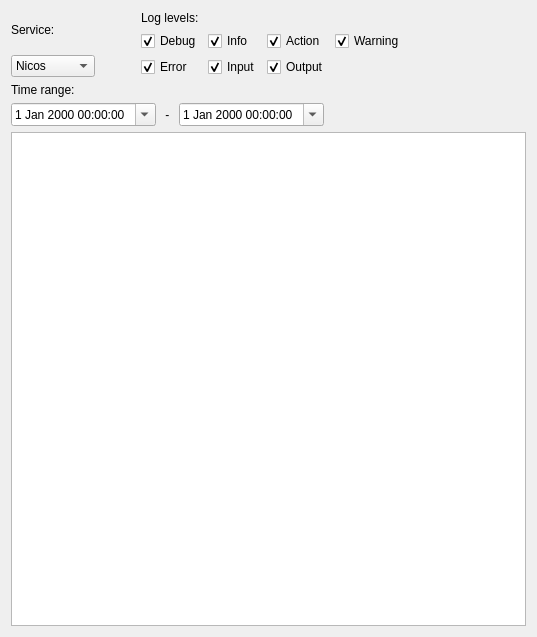
<?xml version="1.0" encoding="UTF-8"?>
<ui version="4.0">
 <class>LogViewerWindow</class>
 <widget class="QWidget" name="LogViewerWindow">
  <property name="geometry">
   <rect>
    <x>0</x>
    <y>0</y>
    <width>537</width>
    <height>637</height>
   </rect>
  </property>
  <property name="windowTitle">
   <string>Form</string>
  </property>
  <layout class="QGridLayout" name="gridLayout_5">
   <item row="0" column="0">
    <layout class="QGridLayout" name="gridLayout_4">
     <item row="0" column="2">
      <layout class="QGridLayout" name="gridLayout">
       <item row="3" column="2">
        <widget class="QCheckBox" name="levelOutputCheckBox">
         <property name="text">
          <string>Output</string>
         </property>
         <property name="checked">
          <bool>true</bool>
         </property>
        </widget>
       </item>
       <item row="1" column="1">
        <widget class="QCheckBox" name="levelInfoCheckBox">
         <property name="text">
          <string>Info</string>
         </property>
         <property name="checked">
          <bool>true</bool>
         </property>
        </widget>
       </item>
       <item row="1" column="2">
        <widget class="QCheckBox" name="levelActionCheckBox">
         <property name="text">
          <string>Action</string>
         </property>
         <property name="checked">
          <bool>true</bool>
         </property>
        </widget>
       </item>
       <item row="1" column="3">
        <widget class="QCheckBox" name="levelWarningCheckBox">
         <property name="text">
          <string>Warning</string>
         </property>
         <property name="checked">
          <bool>true</bool>
         </property>
        </widget>
       </item>
       <item row="3" column="0">
        <widget class="QCheckBox" name="levelErrorCheckBox">
         <property name="text">
          <string>Error</string>
         </property>
         <property name="checked">
          <bool>true</bool>
         </property>
        </widget>
       </item>
       <item row="3" column="1">
        <widget class="QCheckBox" name="levelInputCheckBox">
         <property name="text">
          <string>Input</string>
         </property>
         <property name="checked">
          <bool>true</bool>
         </property>
        </widget>
       </item>
       <item row="0" column="0">
        <widget class="QLabel" name="label_2">
         <property name="text">
          <string>Log levels:</string>
         </property>
        </widget>
       </item>
       <item row="1" column="0">
        <widget class="QCheckBox" name="levelDebugCheckBox">
         <property name="text">
          <string>Debug</string>
         </property>
         <property name="checked">
          <bool>true</bool>
         </property>
        </widget>
       </item>
       <item row="1" column="4">
        <spacer name="horizontalSpacer_2">
         <property name="orientation">
          <enum>Qt::Horizontal</enum>
         </property>
         <property name="sizeHint" stdset="0">
          <size>
           <width>40</width>
           <height>20</height>
          </size>
         </property>
        </spacer>
       </item>
      </layout>
     </item>
     <item row="0" column="0">
      <layout class="QGridLayout" name="gridLayout_2">
       <item row="0" column="0">
        <widget class="QLabel" name="label">
         <property name="text">
          <string>Service:</string>
         </property>
        </widget>
       </item>
       <item row="1" column="0">
        <widget class="QComboBox" name="serviceComboBox">
         <item>
          <property name="text">
           <string>Nicos</string>
          </property>
         </item>
         <item>
          <property name="text">
           <string>Cache</string>
          </property>
         </item>
         <item>
          <property name="text">
           <string>Daemon</string>
          </property>
         </item>
         <item>
          <property name="text">
           <string>Elog</string>
          </property>
         </item>
         <item>
          <property name="text">
           <string>Poller</string>
          </property>
         </item>
         <item>
          <property name="text">
           <string>Watchdog</string>
          </property>
         </item>
         <item>
          <property name="text">
           <string>Monitor</string>
          </property>
         </item>
        </widget>
       </item>
      </layout>
     </item>
     <item row="0" column="1">
      <spacer name="horizontalSpacer">
       <property name="orientation">
        <enum>Qt::Horizontal</enum>
       </property>
       <property name="sizeType">
        <enum>QSizePolicy::Fixed</enum>
       </property>
       <property name="sizeHint" stdset="0">
        <size>
         <width>40</width>
         <height>20</height>
        </size>
       </property>
      </spacer>
     </item>
    </layout>
   </item>
   <item row="1" column="0">
    <layout class="QGridLayout" name="gridLayout_3">
     <item row="0" column="0">
      <widget class="QLabel" name="label_3">
       <property name="text">
        <string>Time range:</string>
       </property>
      </widget>
     </item>
     <item row="1" column="1">
      <widget class="QLabel" name="label_4">
       <property name="text">
        <string> - </string>
       </property>
      </widget>
     </item>
     <item row="1" column="0">
      <widget class="QDateTimeEdit" name="dateTimeEditFrom">
       <property name="calendarPopup">
        <bool>true</bool>
       </property>
      </widget>
     </item>
     <item row="1" column="2">
      <widget class="QDateTimeEdit" name="dateTimeEditTo">
       <property name="calendarPopup">
        <bool>true</bool>
       </property>
      </widget>
     </item>
     <item row="1" column="3">
      <spacer name="horizontalSpacer_3">
       <property name="orientation">
        <enum>Qt::Horizontal</enum>
       </property>
       <property name="sizeHint" stdset="0">
        <size>
         <width>40</width>
         <height>20</height>
        </size>
       </property>
      </spacer>
     </item>
    </layout>
   </item>
   <item row="2" column="0">
    <widget class="QTextEdit" name="logContent">
     <property name="readOnly">
      <bool>true</bool>
     </property>
    </widget>
   </item>
  </layout>
 </widget>
 <resources/>
 <connections>
  <connection>
   <sender>serviceComboBox</sender>
   <signal>currentIndexChanged(QString)</signal>
   <receiver>LogViewerWindow</receiver>
   <slot>updateView()</slot>
   <hints>
    <hint type="sourcelabel">
     <x>98</x>
     <y>70</y>
    </hint>
    <hint type="destinationlabel">
     <x>132</x>
     <y>88</y>
    </hint>
   </hints>
  </connection>
  <connection>
   <sender>levelDebugCheckBox</sender>
   <signal>toggled(bool)</signal>
   <receiver>LogViewerWindow</receiver>
   <slot>updateView()</slot>
   <hints>
    <hint type="sourcelabel">
     <x>216</x>
     <y>45</y>
    </hint>
    <hint type="destinationlabel">
     <x>481</x>
     <y>90</y>
    </hint>
   </hints>
  </connection>
  <connection>
   <sender>levelErrorCheckBox</sender>
   <signal>toggled(bool)</signal>
   <receiver>LogViewerWindow</receiver>
   <slot>updateView()</slot>
   <hints>
    <hint type="sourcelabel">
     <x>184</x>
     <y>68</y>
    </hint>
    <hint type="destinationlabel">
     <x>541</x>
     <y>52</y>
    </hint>
   </hints>
  </connection>
  <connection>
   <sender>levelInfoCheckBox</sender>
   <signal>toggled(bool)</signal>
   <receiver>LogViewerWindow</receiver>
   <slot>updateView()</slot>
   <hints>
    <hint type="sourcelabel">
     <x>286</x>
     <y>41</y>
    </hint>
    <hint type="destinationlabel">
     <x>541</x>
     <y>42</y>
    </hint>
   </hints>
  </connection>
  <connection>
   <sender>levelInputCheckBox</sender>
   <signal>toggled(bool)</signal>
   <receiver>LogViewerWindow</receiver>
   <slot>updateView()</slot>
   <hints>
    <hint type="sourcelabel">
     <x>279</x>
     <y>68</y>
    </hint>
    <hint type="destinationlabel">
     <x>541</x>
     <y>99</y>
    </hint>
   </hints>
  </connection>
  <connection>
   <sender>levelActionCheckBox</sender>
   <signal>toggled(bool)</signal>
   <receiver>LogViewerWindow</receiver>
   <slot>updateView()</slot>
   <hints>
    <hint type="sourcelabel">
     <x>361</x>
     <y>42</y>
    </hint>
    <hint type="destinationlabel">
     <x>541</x>
     <y>73</y>
    </hint>
   </hints>
  </connection>
  <connection>
   <sender>levelOutputCheckBox</sender>
   <signal>toggled(bool)</signal>
   <receiver>LogViewerWindow</receiver>
   <slot>updateView()</slot>
   <hints>
    <hint type="sourcelabel">
     <x>368</x>
     <y>72</y>
    </hint>
    <hint type="destinationlabel">
     <x>541</x>
     <y>89</y>
    </hint>
   </hints>
  </connection>
  <connection>
   <sender>levelWarningCheckBox</sender>
   <signal>toggled(bool)</signal>
   <receiver>LogViewerWindow</receiver>
   <slot>updateView()</slot>
   <hints>
    <hint type="sourcelabel">
     <x>469</x>
     <y>50</y>
    </hint>
    <hint type="destinationlabel">
     <x>541</x>
     <y>112</y>
    </hint>
   </hints>
  </connection>
  <connection>
   <sender>dateTimeEditTo</sender>
   <signal>editingFinished()</signal>
   <receiver>LogViewerWindow</receiver>
   <slot>updateView()</slot>
   <hints>
    <hint type="sourcelabel">
     <x>347</x>
     <y>131</y>
    </hint>
    <hint type="destinationlabel">
     <x>541</x>
     <y>148</y>
    </hint>
   </hints>
  </connection>
  <connection>
   <sender>dateTimeEditFrom</sender>
   <signal>editingFinished()</signal>
   <receiver>LogViewerWindow</receiver>
   <slot>updateView()</slot>
   <hints>
    <hint type="sourcelabel">
     <x>66</x>
     <y>134</y>
    </hint>
    <hint type="destinationlabel">
     <x>541</x>
     <y>173</y>
    </hint>
   </hints>
  </connection>
  <connection>
   <sender>dateTimeEditFrom</sender>
   <signal>dateTimeChanged(QDateTime)</signal>
   <receiver>LogViewerWindow</receiver>
   <slot>updateView()</slot>
   <hints>
    <hint type="sourcelabel">
     <x>140</x>
     <y>121</y>
    </hint>
    <hint type="destinationlabel">
     <x>530</x>
     <y>4</y>
    </hint>
   </hints>
  </connection>
  <connection>
   <sender>dateTimeEditTo</sender>
   <signal>dateTimeChanged(QDateTime)</signal>
   <receiver>LogViewerWindow</receiver>
   <slot>updateView()</slot>
   <hints>
    <hint type="sourcelabel">
     <x>278</x>
     <y>131</y>
    </hint>
    <hint type="destinationlabel">
     <x>500</x>
     <y>8</y>
    </hint>
   </hints>
  </connection>
 </connections>
 <slots>
  <slot>updateView()</slot>
 </slots>
</ui>
